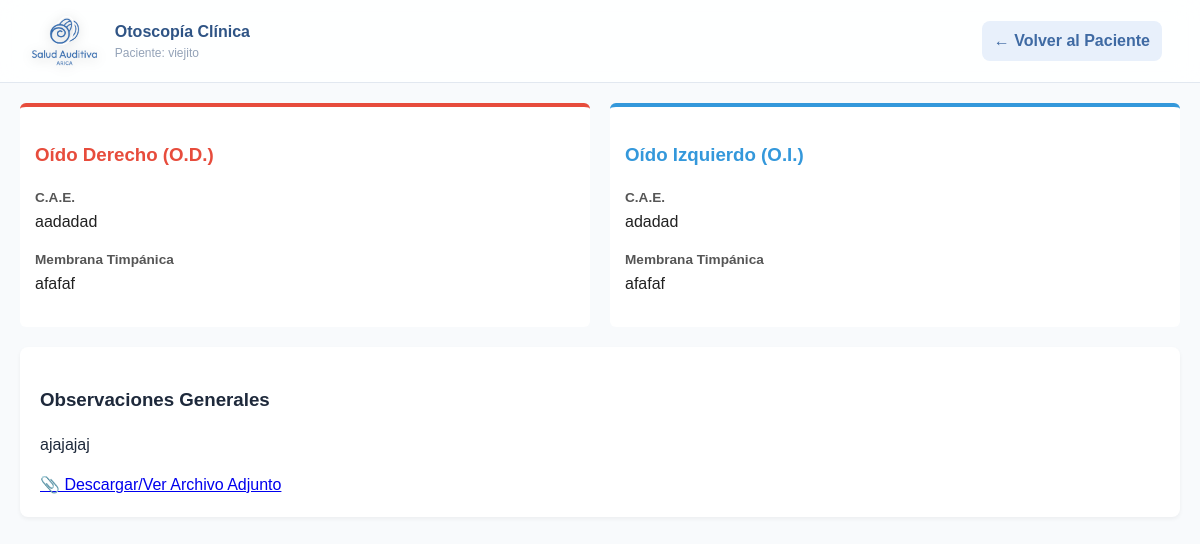
/evaluaciones/otoscopia/41/ver/, run on the app's committed database.
### evaluaciones/models.py (models this page shows, shortened)
class Evaluacion(models.Model):
    TIPO_CHOICES = [
        ('audiometria', 'Audiometría'),
        ('impedanciometria', 'Impedanciometría'),
        ('otoscopia', 'Otoscopía'),
        ('otro', 'Otro'),
    ]
    paciente = models.ForeignKey(Paciente, on_delete=models.CASCADE, related_name='evaluaciones')
    tipo = models.CharField(max_length=50, choices=TIPO_CHOICES)
    fecha = models.DateTimeField(auto_now_add=True)
    observaciones = models.TextField(blank=True)
    archivo = models.FileField(upload_to='evaluaciones/', blank=True, null=True)

class Otoscopia(models.Model):
    evaluacion = models.OneToOneField(
        Evaluacion,
        on_delete=models.CASCADE,
        related_name="otoscopia"
    )
    cae_od = models.CharField(max_length=255, blank=True)
    membrana_od = models.CharField(max_length=255, blank=True)
    cae_oi = models.CharField(max_length=255, blank=True)
    membrana_oi = models.CharField(max_length=255, blank=True)

### Login/models.py (models this page shows, shortened)
class Paciente(models.Model):
    PREVISION_CHOICES = [
        ('fonasa', 'Fonasa'),
        ('isapre', 'Isapre'),
        ('capredena', 'Capredena'),
        ('dipreca', 'Dipreca')
    ]
    nombre = models.CharField(max_length=150)
    rut = models.CharField(max_length=12, unique=True)
    telefono = models.CharField(max_length=15, blank=True, null=True)
    fecha_nacimiento = models.DateField()
    direccion = models.CharField(max_length=255, blank=True, null=True)
    email = models.EmailField(blank=True, null=True)
    prevision = models.CharField(
        max_length=20,
        choices=PREVISION_CHOICES,
        default='fonasa'
    )
    creado = models.DateTimeField(auto_now_add=True)

### evaluaciones/views.py (the view)
# urls.py: path('otoscopia/<int:id>/ver/', views.ver_otoscopia, name='ver_otoscopia'),
def ver_otoscopia(request, id):
    evaluacion = get_object_or_404(Evaluacion, id=id)
    otoscopia = getattr(evaluacion, 'otoscopia', None)
    return render(request, 'evaluaciones/ver_otoscopia.html', {
        'evaluacion': evaluacion,
        'otoscopia': otoscopia
    })

### evaluaciones/templates/evaluaciones/ver_otoscopia.html (shortened to what this page needs)
{% load static %}
<!DOCTYPE html>
<html lang="es">
<head>
    <link rel="stylesheet" href="{% static 'evaluaciones/css/audiometria.css' %}">
</head>
<body>
<div class="header">
    <div class="header-left">
        <img src="{% static 'Login/img/logo-png.png' %}" class="logo-header">
        <div class="header-text">
            <span class="title">Otoscopía Clínica</span>
            <span class="subtitle">Paciente: {{ evaluacion.paciente.nombre }}</span>
        </div>
    </div>
    <div class="header-right">
        <a href="{% url 'ver_paciente' evaluacion.paciente.id %}" class="btn-back">← Volver al Paciente</a>
    </div>
</div>
<main class="dashboard-container">
    <div class="grid-2">
        <div class="ear-box od">
            <h3 style="color: #e74c3c;">Oído Derecho (O.D.)</h3>
            <span class="label-val">C.A.E.</span>
            <p class="text-val">{{ otoscopia.cae_od|default:"Sin hallazgos registrados" }}</p>
            <span class="label-val">Membrana Timpánica</span>
            <p class="text-val">{{ otoscopia.membrana_od|default:"Sin hallazgos registrados" }}</p>
        </div>
        <div class="ear-box oi">
            <h3 style="color: #3498db;">Oído Izquierdo (O.I.)</h3>
            <span class="label-val">C.A.E.</span>
            <p class="text-val">{{ otoscopia.cae_oi|default:"Sin hallazgos registrados" }}</p>
            <span class="label-val">Membrana Timpánica</span>
            <p class="text-val">{{ otoscopia.membrana_oi|default:"Sin hallazgos registrados" }}</p>
        </div>
    </div>
    <div class="data-card" style="margin-top: 20px;">
        <h3>Observaciones Generales</h3>
        <p>{{ evaluacion.observaciones|default:"Sin observaciones registradas." }}</p>
        {% if evaluacion.archivo %}
            <div style="margin-top: 15px;">
                <a href="{{ evaluacion.archivo.url }}" target="_blank" class="file-link">📎 Descargar/Ver Archivo Adjunto</a>
            </div>
        {% endif %}
    </div>
</main>
</body>
</html>

### evaluaciones/static/evaluaciones/css/audiometria.css (style rules this page uses)
:root { --bg-main: #f8fafc; --primary: #2563eb; --primary-soft: #eff6ff; --primary2: #3f6aa3; --primary-light: #e8f0fb; --text-main: #1e293b; --text-muted: #64748b; --white: #ffffff; --border: #e2e8f0; --radius-lg: 16px; --radius-md: 12px; --shadow: 0 4px 6px -1px rgba(0, 0, 0, 0.05), 0 2px 4px -1px rgba(0, 0, 0, 0.03); --danger: #ef4444; --red: #ef4444; --blue: #3b82f6; }
* { box-sizing: border-box; }
html, body { max-width: 100%; overflow-x: hidden; }
.header { background: rgba(255, 255, 255, 0.85); backdrop-filter: blur(12px); padding: 16px 28px; display: flex; justify-content: space-between; align-items: center; border-bottom: 1px solid #e2e8f0; }
.header-left, .header-right { display: flex; align-items: center; gap: 14px; }
.header-text { display: flex; flex-direction: column; }
.header-text .title { font-size: 16px; font-weight: 600; color: #2f5485; }
.header-text .subtitle { font-size: 12px; color: #94a3b8; }
.logo-header { height: 50px; width: auto; filter: drop-shadow(0 2px 6px rgba(0,0,0,0.2)); transition: transform 0.2s; }
.btn-back { background: var(--primary-light); color: var(--primary2); padding: 8px 12px; border-radius: 8px; text-decoration: none; font-weight: 600; margin-right: 10px; transition: 0.2s; }
body { background-color: var(--bg-main); color: var(--text-main); font-family: 'Plus Jakarta Sans', sans-serif; margin: 0; line-height: 1.5; }
.dashboard-container { max-width: 1200px; margin: 20px auto; padding: 0 20px; }

### evaluaciones/templates/evaluaciones/ver_otoscopia.html (style rules this page uses)
.data-card { background: #fff; border-radius: 8px; padding: 20px; box-shadow: 0 2px 4px rgba(0,0,0,0.05); margin-bottom: 20px; }
.grid-2 { display: grid; grid-template-columns: 1fr 1fr; gap: 20px; }
.ear-box { border-top: 4px solid #ccc; padding: 15px; background: #fff; border-radius: 6px; }
.ear-box.od { border-top-color: #e74c3c; }
.ear-box.oi { border-top-color: #3498db; }
.label-val { font-weight: bold; color: #555; display: block; margin-top: 10px; font-size: 0.85rem; }
.text-val { color: #222; font-size: 1rem; margin-top: 2px; }

### data on the page
Evaluacion: paciente.nombre "viejito", observaciones "ajajajaj"
Otoscopia: cae_od "aadadad", membrana_od "afafaf", cae_oi "adadad", membrana_oi "afafaf"
